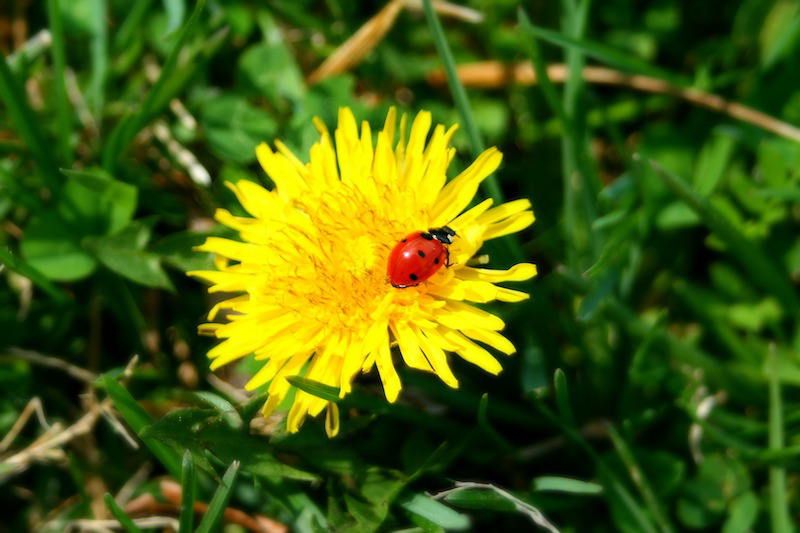
#> input picture Ejercicios Repo del profe/3-Machine_Learning/2-No_Supervisado/3-Clustering/Teoria/images/unsupervised_learning/ladybug.png, 800 x 533 px, found by its file name
$ jupyter execute --allow-errors clustering.ipynb   (shell and % lines are left out)
#> lines starting #> are read from the running program, lines starting #| are printed output that depends on the picture
# Setup

First, let's import a few common modules, ensure MatplotLib plots figures inline and prepare a function to save the figures. We also check that Python 3.5 or later is installed (although Python 2.x may work, it is deprecated so we strongly recommend you use Python 3 instead), as well as Scikit-Learn ≥0.20.

[cell 1]
# Common imports
import numpy as np
import os

# to make this notebook's output stable across runs
np.random.seed(42)

# To plot pretty figures
import matplotlib as mpl
import matplotlib.pyplot as plt
mpl.rc('axes', labelsize=14)
mpl.rc('xtick', labelsize=12)
mpl.rc('ytick', labelsize=12)

# Where to save the figures
PROJECT_ROOT_DIR = "."
CHAPTER_ID = "unsupervised_learning"
IMAGES_PATH = os.path.join(PROJECT_ROOT_DIR, "images", CHAPTER_ID)
os.makedirs(IMAGES_PATH, exist_ok=True)

def save_fig(fig_id, tight_layout=True, fig_extension="png", resolution=300):
#> called with fig_id = 'classification_vs_clustering_plot', tight_layout = True, fig_extension = 'png', resolution = 300
    path = os.path.join(IMAGES_PATH, fig_id + "." + fig_extension)
    print("Saving figure", fig_id)
    if tight_layout:
        plt.tight_layout()
    plt.savefig(path, format=fig_extension, dpi=resolution)
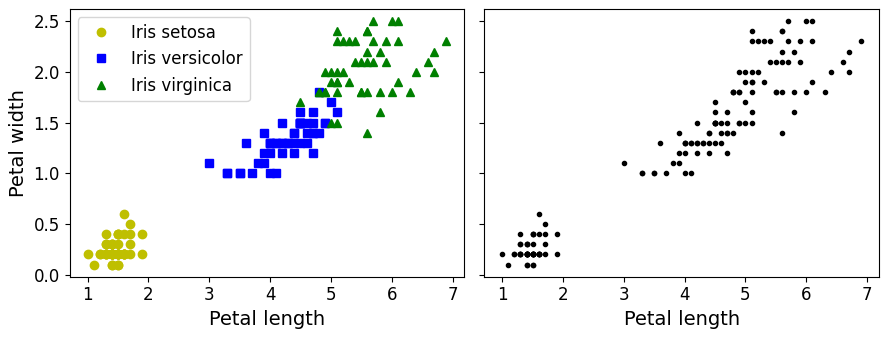
#> figure drawn by matplotlib, 2 panels

# Ignore useless warnings (see SciPy issue #5998)
import warnings
warnings.filterwarnings(action="ignore", message="^internal gelsd")

# Clustering

https://www.naftaliharris.com/blog/visualizing-k-means-clustering/

## Introduction – Classification _vs_ Clustering

[cell 2]
from sklearn.datasets import load_iris

[cell 3]
data = load_iris()
X = data.data
y = data.target
data.target_names

[cell 4]
plt.figure(figsize=(9, 3.5))

plt.subplot(121)
plt.plot(X[y==0, 2], X[y==0, 3], "yo", label="Iris setosa")
plt.plot(X[y==1, 2], X[y==1, 3], "bs", label="Iris versicolor")
plt.plot(X[y==2, 2], X[y==2, 3], "g^", label="Iris virginica")
plt.xlabel("Petal length", fontsize=14)
plt.ylabel("Petal width", fontsize=14)
plt.legend(fontsize=12)

plt.subplot(122)
plt.scatter(X[:, 2], X[:, 3], c="k", marker=".")
plt.xlabel("Petal length", fontsize=14)
plt.tick_params(labelleft=False)

save_fig("classification_vs_clustering_plot")
plt.show()

[cell 5]
from sklearn.cluster import KMeans

k = 3

kmeans = KMeans(n_clusters=k, random_state=42)

kmeans.fit(X)

y_pred = kmeans.predict(X)

[cell 6]
y_pred

[cell 7]
y

[cell 8]
mapping = np.array([1,0,2])
y_pred = np.array([mapping[cluster_id] for cluster_id in y_pred])

[cell 9]
plt.plot(X[y_pred==0, 2], X[y_pred==0, 3], "yo", label="Cluster 1")
plt.plot(X[y_pred==1, 2], X[y_pred==1, 3], "bs", label="Cluster 2")
plt.plot(X[y_pred==2, 2], X[y_pred==2, 3], "g^", label="Cluster 3")
plt.xlabel("Petal length", fontsize=14)
plt.ylabel("Petal width", fontsize=14)
plt.legend(loc="upper left", fontsize=12)
plt.show()
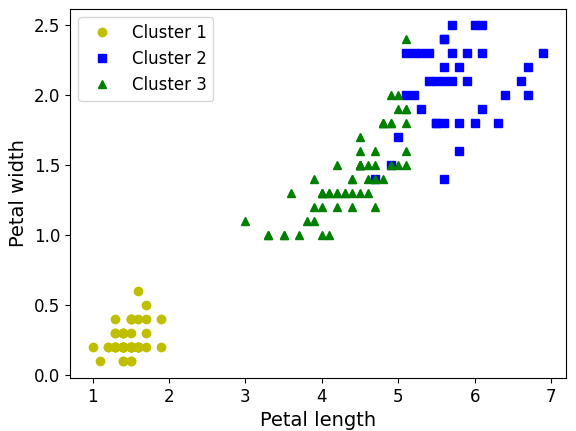
#> figure drawn by matplotlib, 1 panel

[cell 10]
np.sum(y_pred==y)

[cell 11]
len(y_pred)

[cell 12]
np.sum(y_pred==y) / len(y_pred)

[cell 13]
from sklearn.metrics import confusion_matrix

confusion_matrix(y_pred, y)

## K-Means

Let's start by generating some blobs:

[cell 14]
from sklearn.datasets import make_blobs # para hacer regiones de puntos

[cell 15]
blob_centers = np.array(
    [[ 0.2,  2.3],
     [-1.5 ,  2.3],
     [-2.8,  1.8],
     [-2.8,  2.8],
     [-2.8,  1.3]])
blob_std = np.array([0.4, 0.3, 0.1, 0.1, 0.1]) #centroides

[cell 16]
X, y = make_blobs(n_samples=2000, centers=blob_centers,
                  cluster_std=blob_std, random_state=7)

Now let's plot them:

[cell 17]
def plot_clusters(X, y=None):
    plt.scatter(X[:, 0], X[:, 1], c=y, s=1)
    plt.xlabel("$x_1$", fontsize=14)
    plt.ylabel("$x_2$", fontsize=14, rotation=0)

[cell 18]
plt.figure(figsize=(8, 4))
plot_clusters(X)
save_fig("blobs_plot")
#> call 2 of save_fig, with fig_id = 'blobs_plot', tight_layout = True, fig_extension = 'png', resolution = 300
#> in save_fig (call 2), `plt.savefig(path, format=fig_extension, dpi=resolution)`:
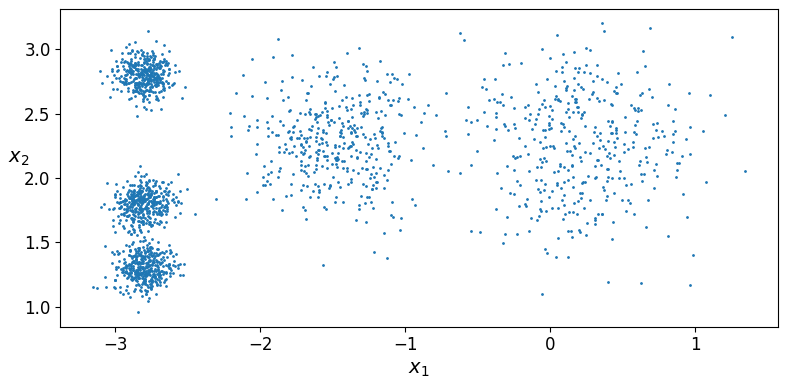
#> figure drawn by matplotlib, 1 panel
plt.show()

### Fit and Predict

Let's train a K-Means clusterer on this dataset. It will try to find each blob's center and assign each instance to the closest blob:

[cell 19]
from sklearn.cluster import KMeans

[cell 20]
k = 5
kmeans = KMeans(n_clusters=k, random_state=42)
y_pred = kmeans.fit_predict(X)

Each instance was assigned to one of the 5 clusters:

[cell 21]
np.unique(y_pred)

[cell 22]
kmeans.labels_

[cell 23]
y_pred is kmeans.labels_

And the following 5 _centroids_ (i.e., cluster centers) were estimated:

[cell 24]
kmeans.cluster_centers_

Note that the `KMeans` instance preserves the labels of the instances it was trained on. Somewhat confusingly, in this context, the _label_ of an instance is the index of the cluster that instance gets assigned to:

[cell 25]
kmeans.labels_

Of course, we can predict the labels of new instances:

[cell 26]
X_new = np.array([[0, 2], [3, 2], [-3, 3], [-3, 2.5], [-1,2], [-2.5,1.5]])
kmeans.predict(X_new)

### Decision Boundaries

Let's plot the model's decision boundaries. This gives us a _Voronoi diagram_:

[cell 27]
def plot_data(X):
    plt.plot(X[:, 0], X[:, 1], 'k.', markersize=2)

def plot_centroids(centroids, weights=None, circle_color='w', cross_color='k'):
    if weights is not None:
        centroids = centroids[weights > weights.max() / 10]
    plt.scatter(centroids[:, 0], centroids[:, 1],
                marker='o', s=30, linewidths=8,
                color=circle_color, zorder=10, alpha=0.9)
    plt.scatter(centroids[:, 0], centroids[:, 1],
                marker='x', s=50, linewidths=50,
                color=cross_color, zorder=11, alpha=1)

def plot_decision_boundaries(clusterer, X, resolution=1000, show_centroids=True,
                             show_xlabels=True, show_ylabels=True):
    mins = X.min(axis=0) - 0.1
    maxs = X.max(axis=0) + 0.1
    xx, yy = np.meshgrid(np.linspace(mins[0], maxs[0], resolution),
                         np.linspace(mins[1], maxs[1], resolution))
    Z = clusterer.predict(np.c_[xx.ravel(), yy.ravel()])
    Z = Z.reshape(xx.shape)

    plt.contourf(Z, extent=(mins[0], maxs[0], mins[1], maxs[1]),
                cmap="Pastel2")
    plt.contour(Z, extent=(mins[0], maxs[0], mins[1], maxs[1]),
                linewidths=1, colors='k')
    plot_data(X)
    if show_centroids:
        plot_centroids(clusterer.cluster_centers_)

    if show_xlabels:
        plt.xlabel("$x_1$", fontsize=14)
    else:
        plt.tick_params(labelbottom=False)
    if show_ylabels:
        plt.ylabel("$x_2$", fontsize=14, rotation=0)
    else:
        plt.tick_params(labelleft=False)

[cell 28]
plt.figure(figsize=(8, 4))
plot_decision_boundaries(kmeans, X)
save_fig("voronoi_plot")
plt.show()

Not bad! Some of the instances near the edges were probably assigned to the wrong cluster, but overall it looks pretty good.

### K-Means Algorithm

The K-Means algorithm is one of the fastest clustering algorithms, but also one of the simplest:
* First initialize $k$ centroids randomly: $k$ distinct instances are chosen randomly from the dataset and the centroids are placed at their locations.
* Repeat until convergence (i.e., until the centroids stop moving):
    * Assign each instance to the closest centroid.
    * Update the centroids to be the mean of the instances that are assigned to them.

The `KMeans` class applies an optimized algorithm by default. To get the original K-Means algorithm (for educational purposes only), you must set `init="random"`, `n_init=1`and `algorithm="full"`. These hyperparameters will be explained below.

Let's run the K-Means algorithm for 1, 2 and 3 iterations, to see how the centroids move around:

[cell 29]
kmeans_iter1 = KMeans(n_clusters=5, init="random", n_init=1,
                      max_iter=1, random_state=1)
kmeans_iter2 = KMeans(n_clusters=5, init="random", n_init=1,
                      max_iter=2, random_state=1)
kmeans_iter3 = KMeans(n_clusters=5, init="random", n_init=1,
                     max_iter=3, random_state=1)
kmeans_iter1.fit(X)
kmeans_iter2.fit(X)
kmeans_iter3.fit(X)

And let's plot this:

[cell 30]
plt.figure(figsize=(10, 8))

plt.subplot(321)
plot_data(X)
plot_centroids(kmeans_iter1.cluster_centers_, circle_color='r', cross_color='w')
plt.ylabel("$x_2$", fontsize=14, rotation=0)
plt.tick_params(labelbottom=False)
plt.title("Update the centroids (initially randomly)", fontsize=14)

plt.subplot(322)
plot_decision_boundaries(kmeans_iter1, X, show_xlabels=False, show_ylabels=False)
plt.title("Label the instances", fontsize=14)

plt.subplot(323)
plot_decision_boundaries(kmeans_iter1, X, show_centroids=False, show_xlabels=False)
plot_centroids(kmeans_iter2.cluster_centers_)

plt.subplot(324)
plot_decision_boundaries(kmeans_iter2, X, show_xlabels=False, show_ylabels=False)

plt.subplot(325)
plot_decision_boundaries(kmeans_iter2, X, show_centroids=False)
plot_centroids(kmeans_iter3.cluster_centers_)

plt.subplot(326)
plot_decision_boundaries(kmeans_iter3, X, show_ylabels=False)

save_fig("kmeans_algorithm_plot")
plt.show()

### K-Means Variability

In the original K-Means algorithm, the centroids are just initialized randomly, and the algorithm simply runs a single iteration to gradually improve the centroids, as we saw above.

However, one major problem with this approach is that if you run K-Means multiple times (or with different random seeds), it can converge to very different solutions, as you can see below:

[cell 31]
def plot_clusterer_comparison(clusterer1, clusterer2, X, title1=None, title2=None):
    clusterer1.fit(X)
    clusterer2.fit(X)

    plt.figure(figsize=(10, 3.2))

    plt.subplot(121)
    plot_decision_boundaries(clusterer1, X)
    if title1:
        plt.title(title1, fontsize=14)

    plt.subplot(122)
    plot_decision_boundaries(clusterer2, X, show_ylabels=False)
    if title2:
        plt.title(title2, fontsize=14)

[cell 32]
kmeans_rnd_init1 = KMeans(n_clusters=10, init="random", n_init=1,
                         random_state=11)
kmeans_rnd_init2 = KMeans(n_clusters=10, init="random", n_init=1,
                         random_state=18)

plot_clusterer_comparison(kmeans_rnd_init1, kmeans_rnd_init2, X,
                          "Solution 1", "Solution 2 (with a different random init)")

save_fig("kmeans_variability_plot")
plt.show()

### Inertia

To select the best model, we will need a way to evaluate a K-Mean model's performance. Unfortunately, clustering is an unsupervised task, so we do not have the targets. But at least we can measure the distance between each instance and its centroid. This is the idea behind the _inertia_ metric:

[cell 33]
kmeans_rnd_init1.inertia_

[cell 34]
kmeans_rnd_init2.inertia_

As you can easily verify, inertia is the sum of the squared distances between each training instance and its closest centroid:

[cell 35]
kmeans.transform(X)

[cell 36]
kmeans.labels_

[cell 37]
X_dist = kmeans.transform(X)
np.sum(X_dist[np.arange(len(X_dist)), kmeans.labels_]**2)

The `score()` method returns the negative inertia. Why negative? Well, it is because a predictor's `score()` method must always respect the "_great is better_" rule.

[cell 38]
kmeans.score(X)

### Multiple Initializations

So one approach to solve the variability issue is to simply run the K-Means algorithm multiple times with different random initializations, and select the solution that minimizes the inertia. For example, here are the inertias of the two "bad" models shown in the previous figure:

[cell 39]
kmeans_rnd_init1.inertia_

[cell 40]
kmeans_rnd_init2.inertia_

As you can see, they have a higher inertia than the first "good" model we trained, which means they are probably worse.

When you set the `n_init` hyperparameter, Scikit-Learn runs the original algorithm `n_init` times, and selects the solution that minimizes the inertia. By default, Scikit-Learn sets `n_init=10`.

[cell 41]
kmeans_rnd_10_inits = KMeans(n_clusters=5, init="random", n_init=10,
                               random_state=132)
kmeans_rnd_10_inits.fit(X)

[cell 42]
kmeans_rnd_10_inits.inertia_

As you can see, we end up with the initial model, which is certainly the optimal K-Means solution (at least in terms of inertia, and assuming $k=5$).

[cell 43]
plt.figure(figsize=(8, 4))
plot_decision_boundaries(kmeans_rnd_10_inits, X)
plt.show()

### K-Means++

Instead of initializing the centroids entirely randomly, it is preferable to initialize them using the following algorithm, proposed in a [2006 paper](https://goo.gl/eNUPw6) by David Arthur and Sergei Vassilvitskii:
* Take one centroid $c_1$, chosen uniformly at random from the dataset.
* Take a new center $c_i$, choosing an instance $\mathbf{x}_i$ with probability: $D(\mathbf{x}_i)^2$ / $\sum\limits_{j=1}^{m}{D(\mathbf{x}_j)}^2$ where $D(\mathbf{x}_i)$ is the distance between the instance $\mathbf{x}_i$ and the closest centroid that was already chosen. This probability distribution ensures that instances that are further away from already chosen centroids are much more likely be selected as centroids.
* Repeat the previous step until all $k$ centroids have been chosen.

The rest of the K-Means++ algorithm is just regular K-Means. With this initialization, the K-Means algorithm is much less likely to converge to a suboptimal solution, so it is possible to reduce `n_init` considerably. Most of the time, this largely compensates for the additional complexity of the initialization process.

To set the initialization to K-Means++, simply set `init="k-means++"` (this is actually the default):

[cell 44]
KMeans()

[cell 45]
good_init = np.array([[-3, 3], [-3, 2], [-3, 1], [-1, 2], [0, 2]])
kmeans = KMeans(n_clusters=5, init=good_init, n_init=1, random_state=42)
kmeans.fit(X)
kmeans.inertia_

### Finding the optimal number of clusters

What if the number of clusters was set to a lower or greater value than 5?

[cell 46]
kmeans_k3 = KMeans(n_clusters=3, random_state=42)
kmeans_k8 = KMeans(n_clusters=8, random_state=42)

plot_clusterer_comparison(kmeans_k3, kmeans_k8, X, "$k=3$", "$k=8$")
save_fig("bad_n_clusters_plot")
plt.show()

Ouch, these two models don't look great. What about their inertias?

[cell 47]
kmeans_k3.inertia_

[cell 48]
kmeans_k8.inertia_

No, we cannot simply take the value of $k$ that minimizes the inertia, since it keeps getting lower as we increase $k$. Indeed, the more clusters there are, the closer each instance will be to its closest centroid, and therefore the lower the inertia will be. However, we can plot the inertia as a function of $k$ and analyze the resulting curve:

[cell 49]
kmeans_per_k = [KMeans(n_clusters=k, random_state=42).fit(X)
                for k in range(1, 10)]
inertias = [model.inertia_ for model in kmeans_per_k]

[cell 50]
import pandas as pd

[cell 51]
df_kmeans = pd.DataFrame(inertias, columns=['inertia'])
df_kmeans['inertia_1'] = df_kmeans['inertia'].shift(1)
df_kmeans['diff%'] = df_kmeans['inertia']/df_kmeans['inertia_1']
df_kmeans

[cell 52]
plt.figure(figsize=(8, 3.5))
plt.plot(range(1, 10), inertias, "bo-")
plt.xlabel("$k$", fontsize=14)
plt.ylabel("Inertia", fontsize=14)
plt.annotate('Elbow',
             xy=(4, inertias[3]),
             xytext=(0.55, 0.55),
             textcoords='figure fraction',
             fontsize=16,
             arrowprops=dict(facecolor='black', shrink=0.1)
            )
plt.axis([1, 8.5, 0, 1300])
save_fig("inertia_vs_k_plot")
plt.show()

As you can see, there is an elbow at $k=4$, which means that less clusters than that would be bad, and more clusters would not help much and might cut clusters in half. So $k=4$ is a pretty good choice. Of course in this example it is not perfect since it means that the two blobs in the lower left will be considered as just a single cluster, but it's a pretty good clustering nonetheless.

[cell 53]
plot_decision_boundaries(kmeans_per_k[4-1], X)
plt.show()

Another approach is to look at the _silhouette score_, which is the mean _silhouette coefficient_ over all the instances. An instance's silhouette coefficient is equal to $(b - a)/\max(a, b)$ where $a$ is the mean distance to the other instances in the same cluster (it is the _mean intra-cluster distance_), and $b$ is the _mean nearest-cluster distance_, that is the mean distance to the instances of the next closest cluster (defined as the one that minimizes $b$, excluding the instance's own cluster). The silhouette coefficient can vary between -1 and +1: a coefficient close to +1 means that the instance is well inside its own cluster and far from other clusters, while a coefficient close to 0 means that it is close to a cluster boundary, and finally a coefficient close to -1 means that the instance may have been assigned to the wrong cluster.

Let's plot the silhouette score as a function of $k$:

[cell 54]
from sklearn.metrics import silhouette_score

[cell 55]
silhouette_score(X, kmeans.labels_)

[cell 56]
silhouette_scores = [silhouette_score(X, model.labels_)
                     for model in kmeans_per_k[1:]]

[cell 57]
plt.figure(figsize=(8, 3))
plt.plot(range(2, 10), silhouette_scores, "bo-")
plt.xlabel("$k$", fontsize=14)
plt.ylabel("Silhouette score", fontsize=14)
plt.axis([1.8, 8.5, 0.55, 0.7])
save_fig("silhouette_score_vs_k_plot")
plt.show()

As you can see, this visualization is much richer than the previous one: in particular, although it confirms that $k=4$ is a very good choice, but it also underlines the fact that $k=5$ is quite good as well.

An even more informative visualization is given when you plot every instance's silhouette coefficient, sorted by the cluster they are assigned to and by the value of the coefficient. This is called a _silhouette diagram_:

[cell 58]
from sklearn.metrics import silhouette_samples
from matplotlib.ticker import FixedLocator, FixedFormatter
import matplotlib.pyplot as plt

plt.figure(figsize=(11, 9))

for idx, k in enumerate((3, 4, 5, 6), 1):
    plt.subplot(2, 2, idx)

    y_pred = kmeans_per_k[k - 1].labels_
    silhouette_coefficients = silhouette_samples(X, y_pred)

    padding = len(X) // 30
    pos = padding
    ticks = []
    for i in range(k):
        coeffs = silhouette_coefficients[y_pred == i]
        coeffs.sort()
        color = mpl.cm.Spectral(i / k)
        plt.fill_betweenx(np.arange(pos, pos + len(coeffs)), 0, coeffs,
                          facecolor=color, edgecolor=color, alpha=0.7)
        ticks.append(pos + len(coeffs) // 2)
        pos += len(coeffs) + padding

    plt.gca().yaxis.set_major_locator(FixedLocator(ticks))
    plt.gca().yaxis.set_major_formatter(FixedFormatter(range(k)))
    plt.xlim(-0.1, 1)  # <-- Esto fija el eje x para todos

    plt.xlabel("Silhouette Coefficient")  # Ahora lo mostramos siempre
    plt.title("$k={}$".format(k), fontsize=16)
    plt.axvline(x=silhouette_scores[k - 2], color="red", linestyle="--")
    if k in (3, 5):
        plt.ylabel("Cluster")

save_fig("silhouette_analysis_plot")
plt.tight_layout()
plt.show()

### Limits of K-Means

[cell 59]
X1, y1 = make_blobs(n_samples=1000, centers=((4, -4), (0, 0)), random_state=42)
X1 = X1.dot(np.array([[0.374, 0.95], [0.732, 0.598]]))
X2, y2 = make_blobs(n_samples=250, centers=1, random_state=42)
X2 = X2 + [6, -8]
X = np.r_[X1, X2]
y = np.r_[y1, y2]

[cell 60]
plot_clusters(X)

[cell 61]
kmeans_good = KMeans(n_clusters=3, init=np.array([[-1.5, 2.5], [0.5, 0], [4, 0]]), n_init=1, random_state=42)
kmeans_bad = KMeans(n_clusters=3, random_state=42)
kmeans_good.fit(X)
kmeans_bad.fit(X)

[cell 62]
plt.figure(figsize=(10, 3.2))

plt.subplot(121)
plot_decision_boundaries(kmeans_good, X)
plt.title("Inertia = {:.1f}".format(kmeans_good.inertia_), fontsize=14)

plt.subplot(122)
plot_decision_boundaries(kmeans_bad, X, show_ylabels=False)
plt.title("Inertia = {:.1f}".format(kmeans_bad.inertia_), fontsize=14)

save_fig("bad_kmeans_plot")
plt.show()

# IN CLASS

### Using clustering for image segmentation

[cell 63]
import urllib
import os
from sklearn.cluster import KMeans
from matplotlib.image import imread
import matplotlib.pyplot as plt
import matplotlib.pyplot as mpl
# Download the ladybug image
images_path = os.path.join(PROJECT_ROOT_DIR, "images", "unsupervised_learning")
os.makedirs(images_path, exist_ok=True)
DOWNLOAD_ROOT = "https://raw.githubusercontent.com/ageron/handson-ml2/master/"
filename = "ladybug.png"
print("Downloading", filename)
url = DOWNLOAD_ROOT + "images/unsupervised_learning/" + filename
urllib.request.urlretrieve(url, os.path.join(images_path, filename))

[cell 64]
mpl.rc('axes', labelsize=14)
mpl.rc('xtick', labelsize=12)
mpl.rc('ytick', labelsize=12)

seed = 42
# los píxeles están normalizados
# Where to save the figures
image = imread("./images/unsupervised_learning/ladybug.png")
#> image is the input picture: shape (533, 800, 3) float32; mean R, G, B 0.279, 0.372, 0.0529
image.shape
#> (the rest of the program and of its run is left out)
